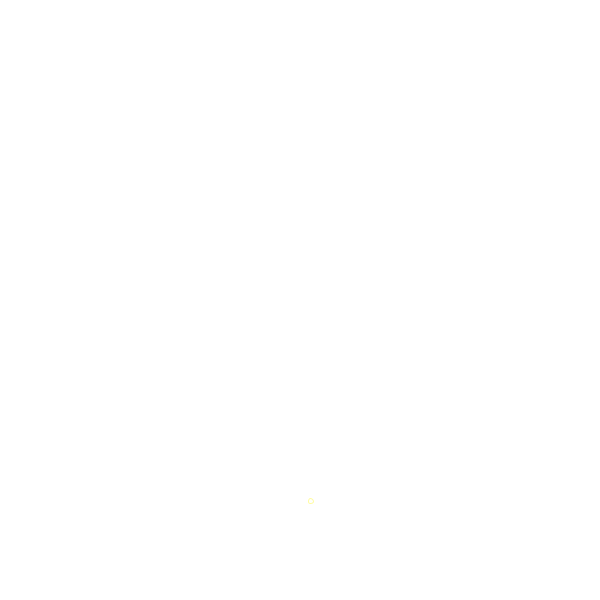
Frame 1 (no input)
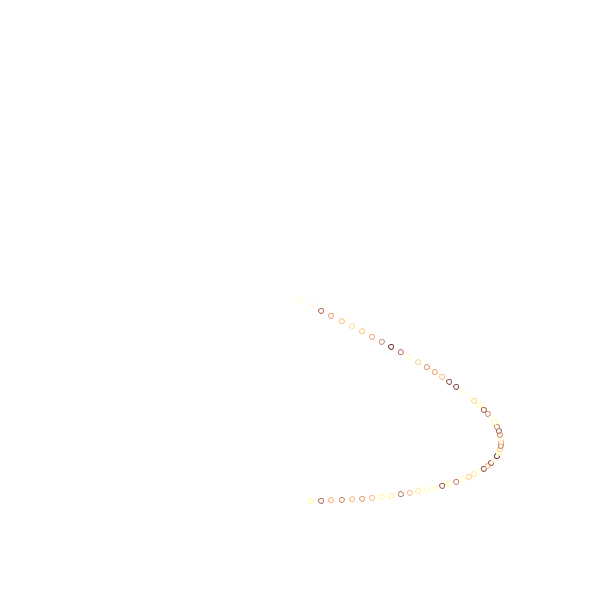
Frame 60 (the mouse pressed at the canvas centre just before this capture)
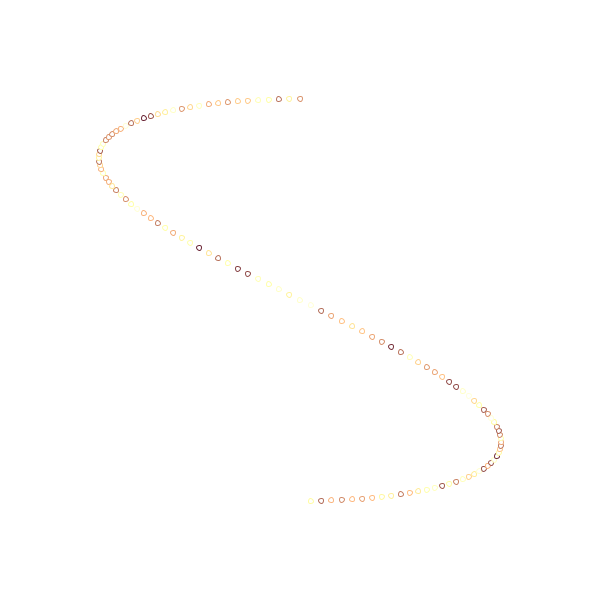
Frame 120 (the mouse held since frame 60 and released just before this capture)

The Processing sketch that drew these frames (run headless with seeded random() and noise(); from frame 60 on, the mouse is pressed at the canvas centre):

// Processing sketch: figure_8_dots
// ── figure_8_dots.pde
int resolution = 100;
int radius = 200;
float angle = 360/ resolution;
float noise_inc = .10;

void setup() {
  size(600, 600);
  background(255);
  pixelDensity(2);
  //frameRate(200);
}

void draw() {
  float spiral = 1.0;
  
  
  
  int i = frameCount;
  //beginShape();
  //for (int i = 0; i < 360 * 6; i++) {
    spiral += .1;
    
    float color_amt = noise(noise_inc);
    noise_inc += 10;
    
    
    float x = sin(radians(i * angle)) * (radius + spiral);
    float y = cos(radians(i * .5 * angle)) * (radius + spiral);
    stroke(255*color_amt*2 + 40, 255*color_amt*2-30, 255*color_amt+20);
    //vertex(x + (width/2), y + (height/2));
   
    ellipse(x + (width/2), y + (height/2),5,5);
  //}
  //endShape();
  //noLoop();
  
}
